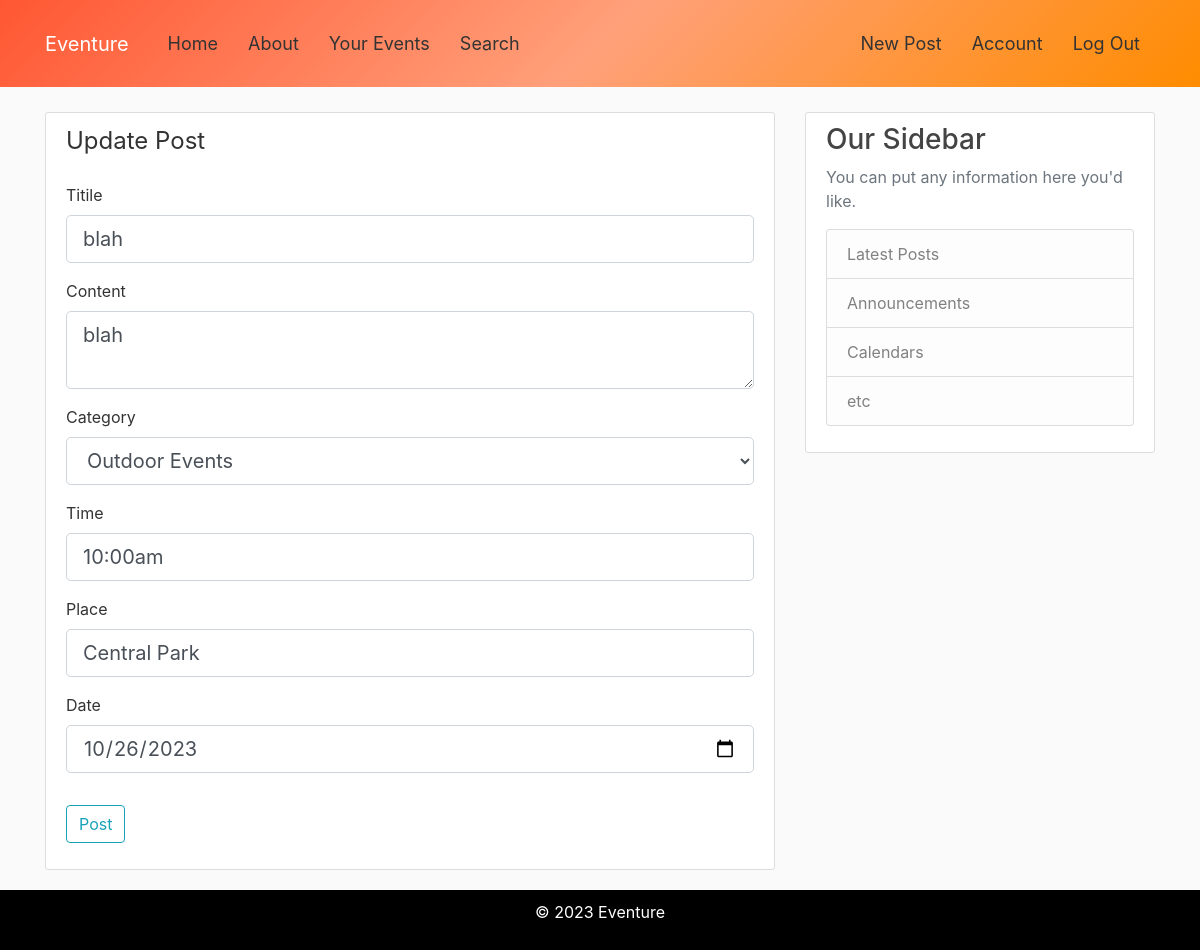
Page /post/6/update (signed in) on the committed database.
### flaskBlog/models.py (models this page shows, shortened)
class Post(db.Model):
    id = db.Column(db.Integer, primary_key=True)
    title = db.Column(db.String(100), nullable=False)
    date_posted = db.Column(db.DateTime, nullable=False, default=datetime.utcnow)
    content = db.Column(db.Text, nullable=False)
    user_id = db.Column(db.Integer, db.ForeignKey('user.id'), nullable=False)
    rsvps = db.relationship('RSVP', backref='post', lazy=True, cascade='all, delete-orphan')
    time = db.Column(db.String(10), nullable=True)  # Optional time field
    place = db.Column(db.String(100), nullable=True)  # Optional place field
    date = db.Column(db.Date, nullable=True)  # Optional date field
    category = db.Column(db.String(50), nullable=True)  #Optional category field

### flaskBlog/routes.py (the view)
@app.route("/post/<int:post_id>/update", methods=['GET', 'POST'])
@login_required
def update_post(post_id):
    post = Post.query.get_or_404(post_id)
    if post.author != current_user:
        abort(403)
    form = PostForm()
    if form.validate_on_submit():
        post.title = form.title.data
        post.content = form.content.data
        post.date = form.date.data  # Update date
        post.time = form.time.data  # Update time
        post.place = form.place.data  # Update place
        post.category = form.category.data #Update category
        db.session.commit()
        flash('Your post has been updated', 'success')
        return redirect(url_for('post', post_id=post.id))
    elif request.method == 'GET':
        form.title.data = post.title
        form.content.data = post.content
        form.date.data = post.date  # Populate date in the form
        form.time.data = post.time  # Populate time in the form
        form.place.data = post.place  # Populate place in the form
        form.category.data = post.category
    return render_template('create_post.html', title='Update Post', form=form, legend='Update Post')

### flaskBlog/form.py
class PostForm(FlaskForm):
    title = StringField('Titile', validators = [DataRequired()])
    content = TextAreaField('Content', validators = [DataRequired()])
    time = StringField('Time', validators=[Optional(), Length(max=10)])
    place = StringField('Place', validators=[Optional(), Length(max=100)])
    date = DateField('Date', validators=[Optional()])
    submit = SubmitField('Post')
    category = SelectField('Category', choices=[('Corporate Events', 'Corporate Events'), ('Academic Events', 'Academic Events'), ('Festivals & Art Shows', 'Festivals & Art Shows'),('Outdoor Events', 'Outdoor Events')])

### flaskBlog/models.py (called while the page is built)
@login_manager.user_loader
def load_user(user_id):
    return User.query.get(int(user_id))

### flaskBlog/templates/create_post.html (shortened to what this page needs)
{% extends "layout.html" %}
{% block content %}
<div class="content-section">
    <form action="" method="POST">
        <fieldset class="form-group">
            <legend class="border-botton mb-4"> {{ legend }} </legend>
            <div class="form-group">
                {{ form.title.label(class="form-control-label") }}
                {% if form.title.errors %}
                {{ form.title(class="form-control form-control-lg is-invalid") }}
                <div class="invalid-feedback">
                    {% for error in form.title.errors %}
                    <span>
                        {{ error }}
                    </span>
                    {% endfor %}
                </div>
                {% else %}
                {{ form.title(class="form-control form-control-lg") }}
                {% endif %}
            </div>
            <div class="form-group">
                {{ form.content.label(class="form-control-label") }}
                {% if form.content.errors %}
                {{ form.content(class="form-control form-control-lg is-invalid") }}
                <div class="invalid-feedback">
                    {% for error in form.content.errors %}
                    <span>
                        {{ error }}
                    </span>
                    {% endfor %}
                </div>
                {% else %}
                {{ form.content(class="form-control form-control-lg") }}
                {% endif %}
            </div>
            <div class="form-group">
                {{ form.category.label(class="form-control-label") }}
                {{ form.category(class="form-control form-control-lg") }}
            </div>
            <div class="form-group">
                {{ form.time.label(class="form-control-label") }}
                {{ form.time(class="form-control form-control-lg") }}
            </div>
            <div class="form-group">
                {{ form.place.label(class="form-control-label") }}
                {{ form.place(class="form-control form-control-lg") }}
            </div>
            <div class="form-group">
                {{ form.date.label(class="form-control-label") }}
                {{ form.date(class="form-control form-control-lg") }}
            </div>
        </fieldset>
        <div class="form-group">
            {{ form.submit(class = "btn btn-outline-info")}}
        </div>
    </form>
</div>
{% endblock content %}

### flaskBlog/static/main.css (style rules this page uses)
body { background: #fafafa; color: #333333; margin-top: 7rem; padding-bottom: 60px; }
.content-section { background: #ffffff; padding: 10px 20px; border: 1px solid #dddddd; border-radius: 3px; margin-bottom: 20px; }

### rows in the picture
Post: title "blah", content "blah", category "Outdoor Events", time "10:00am", place "Central Park", date "10/26/2023"

### other values in the picture
{{ legend }} "Update Post"
